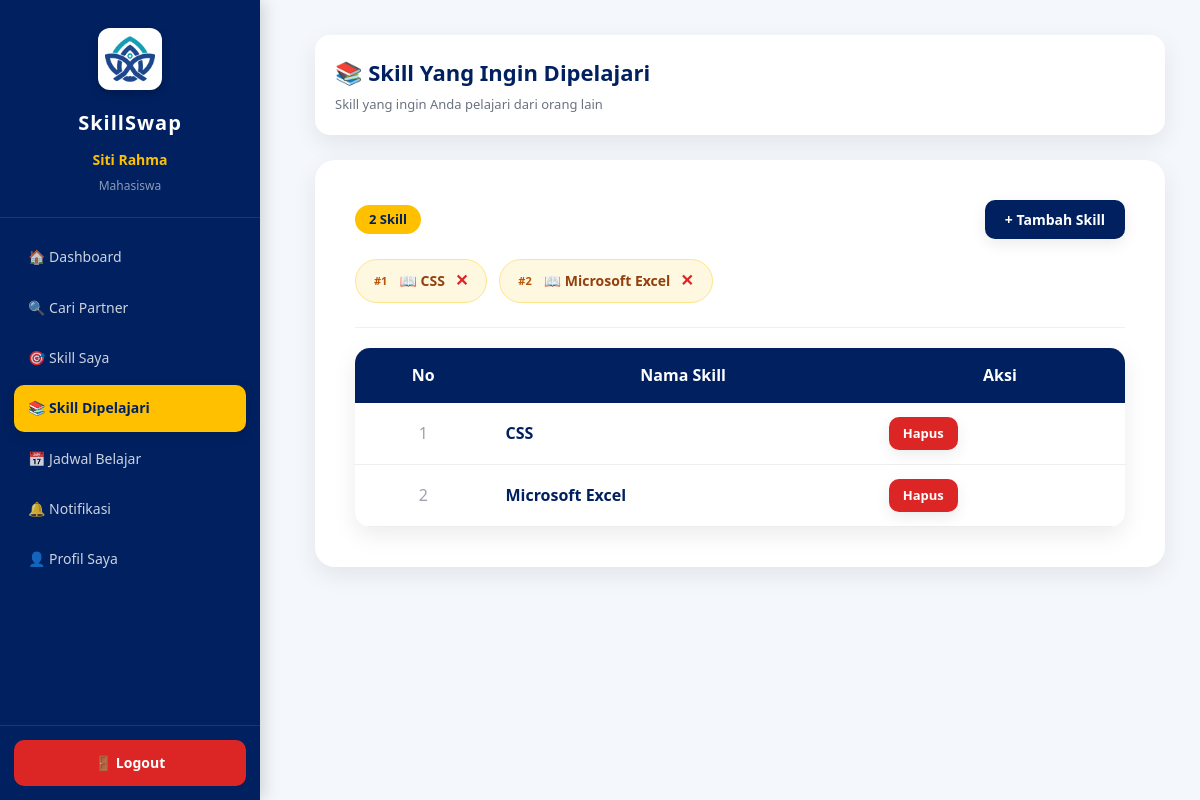
/mahasiswa/skill_dipelajari.php (signed in), run on the app's committed database.
### tables this page shows
CREATE TABLE `keahlian_dipelajari` (
  `id_keahlian_dipelajari` int(11) NOT NULL,
  `id_pengguna` int(11) NOT NULL,
  `id_keahlian` int(11) NOT NULL
);

CREATE TABLE `keahlian` (
  `id_keahlian` int(11) NOT NULL,
  `nama_keahlian` varchar(100) NOT NULL
);

### config/koneksi.php (called while the page is built, shortened)
<?php
$host = "localhost";
$user = "root";
$pass = "";
$db   = "skillswap_kampus";
$koneksi = mysqli_connect($host, $user, $pass, $db);
mysqli_set_charset($koneksi, "utf8mb4");
function db_raw($sql) {
    global $koneksi;
    return mysqli_query($koneksi, $sql);
}
?>

### mahasiswa/skill_dipelajari.php (the view, shortened to what this page needs)
<?php
include "../config/koneksi.php";
$id_pengguna = $_SESSION['id_pengguna'];
$data = db_raw(
    "SELECT kd.id_keahlian_dipelajari, k.nama_keahlian
     FROM keahlian_dipelajari kd
     JOIN keahlian k ON kd.id_keahlian = k.id_keahlian
     WHERE kd.id_pengguna='$id_pengguna'
     ORDER BY k.nama_keahlian ASC"
);
$rows = [];
while ($r = mysqli_fetch_assoc($data)) $rows[] = $r;
?>
<!DOCTYPE html>
<html lang="id">
<head>
<link rel="stylesheet" href="../assets/css/style.css">
</head>
<body>
<?php include "sidebar_mahasiswa.php"; ?>
<div class="main-content">
    <div class="topbar" style="display:flex; justify-content:space-between; align-items:center;">
        <div>
            <h1 style="font-size:22px; color:var(--navy); margin:0;">📚 Skill Yang Ingin Dipelajari</h1>
            <p style="color:#6b7280; font-size:13px; margin:4px 0 0;">Skill yang ingin Anda pelajari dari orang lain</p>
        </div>
    </div>
    <div class="card">
        <div style="display:flex; justify-content:space-between; align-items:center; margin-bottom:20px;">
            <span class="count-chip"><?= count($rows); ?> Skill</span>
            <button class="btn btn-primary" style="padding:10px 20px; font-size:14px;"
                    onclick="document.getElementById('modalTambah').style.display='flex'">
                + Tambah Skill
            </button>
        </div>
        <?php if (empty($rows)): ?>
        <div class="empty-state">
            <div class="es-icon">📚</div>
            <p style="font-size:16px; font-weight:600; color:var(--navy);">Belum ada skill dipelajari</p>
            <p style="font-size:14px;">Tambahkan skill yang ingin Anda pelajari agar sistem bisa mencarikan partner yang tepat.</p>
        </div>
        <?php else: ?>
        <div class="skill-chips">
        <?php foreach ($rows as $i => $row): ?>
            <div class="skill-chip">
                <span class="chip-no">#<?= $i+1; ?></span>
                📖 <?= htmlspecialchars($row['nama_keahlian']); ?>
                <a class="chip-del"
                   href="proses_skill_dipelajari.php?hapus=<?= $row['id_keahlian_dipelajari']; ?>"
                   title="Hapus dari daftar"
                   onclick="return confirm('Hapus skill <?= htmlspecialchars(addslashes($row['nama_keahlian'])); ?> dari daftar?')">✕</a>
            </div>
        <?php endforeach; ?>
        </div>
        <div style="margin-top:24px; padding-top:20px; border-top:1px solid #f0f0f0;">
            <table>
            <tr><th>No</th><th>Nama Skill</th><th>Aksi</th></tr>
            <?php foreach ($rows as $i => $row): ?>
            <tr>
                <td style="text-align:center; color:#9ca3af;"><?= $i+1; ?></td>
                <td style="font-weight:600; color:var(--navy);"><?= htmlspecialchars($row['nama_keahlian']); ?></td>
                <td>
                    <a href="proses_skill_dipelajari.php?hapus=<?= $row['id_keahlian_dipelajari']; ?>"
                       class="btn btn-danger" style="padding:6px 14px; font-size:13px;"
                       onclick="return confirm('Hapus dari daftar?')">Hapus</a>
                </td>
            </tr>
            <?php endforeach; ?>
            </table>
        </div>
        <?php endif; ?>
    </div>
</div>
</body>
</html>

### assets/css/style.css (style rules this page uses)
* { margin:0; padding:0; box-sizing:border-box; font-family:'Segoe UI',sans-serif; }
:root { --navy:#002060; --gold:#FFC000; --white:#ffffff; --bg:#f4f7fc; --success:#16a34a; --danger:#dc2626; --warning:#f59e0b; --shadow: 0 8px 25px rgba(0,0,0,.08); }
html { scroll-behavior:smooth; }
body { background:var(--bg); color:#333; overflow-x:hidden; line-height:1.6; }
.btn { display:inline-block; padding:13px 28px; border:none; border-radius:10px; text-decoration:none; cursor:pointer; font-weight:600; transition:.3s; box-shadow: 0 5px 15px rgba(0,0,0,.08); }
.btn-primary { background:var(--navy); color:white; }
.btn-danger { background:var(--danger); color:white; }
.card { background:white; padding:40px; border-radius:20px; box-shadow:var(--shadow); }
.main-content { margin-left:280px; padding:35px; }
.topbar { background:white; padding:20px; border-radius:15px; margin-bottom:25px; box-shadow:var(--shadow); }
table { width:100%; border-collapse:collapse; background:white; border-radius:15px; overflow:hidden; box-shadow:var(--shadow); }
table th { background:var(--navy); color:white; padding:15px; }
table td { padding:14px; border-bottom:1px solid #eee; }

### mahasiswa/skill_dipelajari.php (style rules this page uses)
.skill-chips { display:flex; flex-wrap:wrap; gap:12px; margin-top:6px; }
.skill-chip { background: #fff8e1; border: 1.5px solid #fde68a; border-radius: 30px; padding: 8px 18px; display: flex; align-items: center; gap: 10px; font-size: 14px; font-weight: 600; color: #92400e; }
.skill-chip .chip-no { font-size:11px; color:#b45309; margin-right:2px; }
.chip-del { color:#dc2626; text-decoration:none; font-size:16px; font-weight:700; transition:transform .15s; }
.count-chip { background:var(--gold); color:var(--navy); padding:4px 14px; border-radius:20px; font-size:13px; font-weight:700; }

### data on the page
keahlian_dipelajari: id_keahlian.nama_keahlian "CSS"
keahlian_dipelajari: id_keahlian.nama_keahlian "Microsoft Excel"

### other printed values
$_SESSION['nama'] "Siti Rahma"
count($rows) "2"
